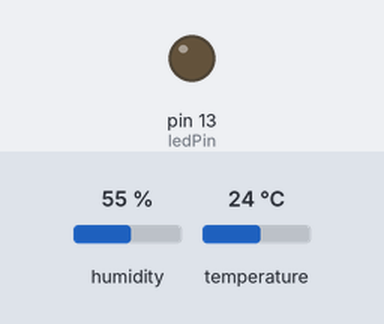
This sketch was run on a simulated Arduino Uno, built with avr-gcc and run on an emulated ATmega328P. On the bench: output pins drawn as LEDs (lit = HIGH). Inputs (shaded band) come from the test bench; at power-on: humidity 55 %, temperature 24 °C. The modem accepts every AT command (registered, SIM ready, sends succeed) and sends nothing else; what the sketch prints to the serial monitor is not drawn.

Above: at 0.3 s.
Timing chart, 0 to 1.8 s (numbered marks = the images above):
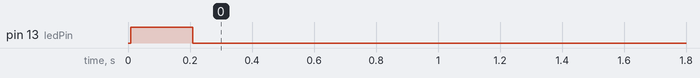

Measured:
- by itself, pin 13 (ledPin): LOW → HIGH at 0.01 s, → LOW 0.20 s later

The sketch:

DHT11_WS.ino
```cpp
#include <SoftwareSerial.h>
#include <stdlib.h>
#include <String.h>
#include <dht.h>

dht DHT;

#define DHT11_PIN 5
char ledPin = 13;
//  thingspeak API key
String apiKey = "9107BL5PDTLSXXXX"; //thingspeak
String twitterAPIkey = "XXXX7G2ZH329V7AS"; // tweeting bird
String field[]= {"&field1=","&field2="} ;
String f2     = "&field2=";
String reset  = "AT+RST";
//tweet message
String tweet = "It is very hot in here @julioceaseless";

// connect 2 to TX of Serial USB
// connect 3 to RX of serial USB
SoftwareSerial ser(2,3); // RX, TX

// this runs once
void setup() {
  // initialize the digital pin as an output.
  pinMode(ledPin, OUTPUT);

  // enable debug serial
  Serial.begin(9600);
  // enable software serial
  ser.begin(9600);
  //AT+IPR=9600; set baud rate
  // reset ESP8266
  ser.println(reset);
}

// the loop
void loop() {

  // blink LED on board
  digitalWrite(ledPin, HIGH);
  delay(200);
  digitalWrite(ledPin, LOW);

//read value from the DHT11 temp and hum sensor

 int chk = DHT.read11(DHT11_PIN); //check status of DHT11
 while (chk == DHTLIB_OK){
    float temp = DHT.temperature; //read temperature
    float hum = DHT.humidity; // read humidity
    Serial.println(temp);
    Serial.println(hum);
    // convert temperature to string
    char buf_temp[16];
    String strTemp = dtostrf(temp, 4, 1, buf_temp);

    //convert humidity to string
    char buf_hum[16];
    String strHum = dtostrf(hum, 4, 1, buf_hum);

    String weatherParam[] = {strTemp, strHum};

    // TCP connection
    String cmd = "AT+CIPSTART=\"TCP\",\"";
    cmd += "184.106.153.149"; // api.thingspeak.com
    cmd += "\",80";
    ser.println(cmd);
    Serial.println(cmd);


    if(ser.find("Error")||ser.find("closed")){
      Serial.println("AT+CIPSTART error");
      return;
      }

    // prepare GET string
  String getStr = "GET /update?api_key=";
  getStr += apiKey;
  getStr +=field[0];
  getStr += String(weatherParam[0]);
  getStr +=field[1];
  getStr +=String(weatherParam[1]);
  getStr += "\r\n";


    // send data length
    cmd = "AT+CIPSEND=";
    cmd += String(getStr.length());
    Serial.println(cmd);
    ser.println(cmd);
    if(ser.find(">")){
      ser.print(getStr);
      Serial.println(getStr);
      }
      else{
        ser.println("AT+CIPCLOSE");
        // alert user
        Serial.println("AT+CIPCLOSE");
        }
   // thingspeak needs 15 sec delay between updates
    delay(60000);

 }

  }

/**
 *  POST String
String postRequest (){
String postStr =
"POST " + uri + " HTTP/1.0\r\n" +
"Host: " + server + "\r\n" +
"Connection: "close\r\n" +
"Content-Type: application/x-www-form-urlencoded\r\n" +
"Content-Length: " + data.length() + "api_key="+twitterAPIkey+"&status="+tweet
return postStr;
}
*/
```
